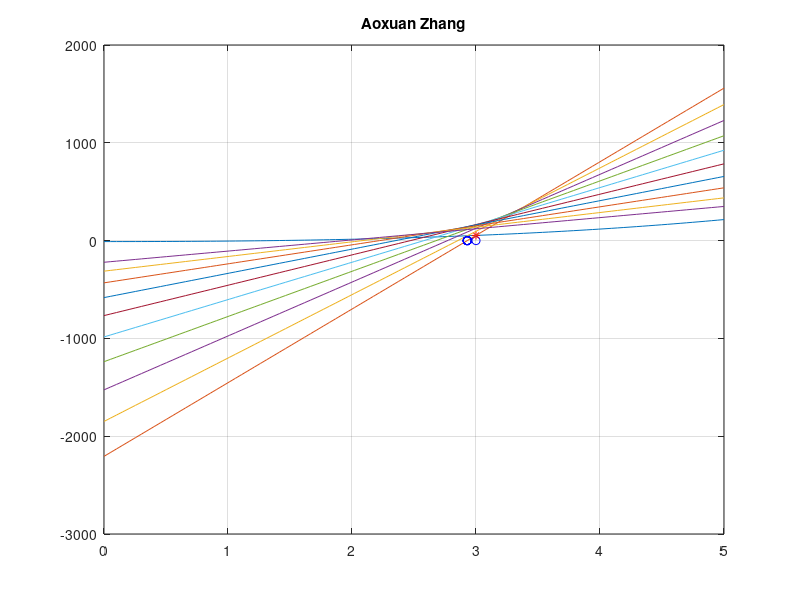

This figure's MATLAB source:
% Newton's method
clear; clf; format long
f=@(x) x.^3+4*x.^2-10;
fp=@(x) 3^x.^2+8*x;
x=linspace(0,5,100);
plot(x,f(x)); grid on; hold on
p(1)=3; 
plot(p(1),0,'bo')
plot(p(1),f(p(1)),'r*')
for i=1:10
y=f(p(i))+fp(p(i))*(x-p(i));
plot(x,y)
p(i+1)=p(i)-f(p(i))/fp(p(i));
plot(p(2),0,'bo')
end
title('Aoxuan Zhang')
p'
length(p)-1